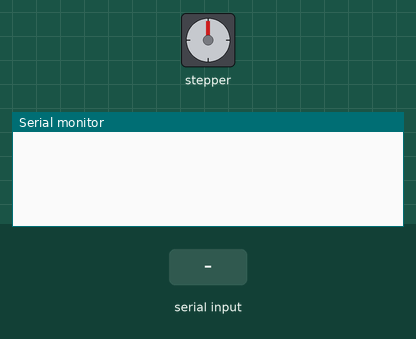
The sketch below on a simulated Arduino Uno, built with avr-gcc and run on an emulated ATmega328P. On the bench: stepper motor, the last lines printed to the serial monitor. Wiring (inferred from the names in the program): stepper motor driver (200 steps per turn assumed): step pin 3; direction pin 2. The test bench sets the inputs (shaded band).

Above: at 1.2 s.
1.3 s: "1\n" received over Serial
At 2.5 s:
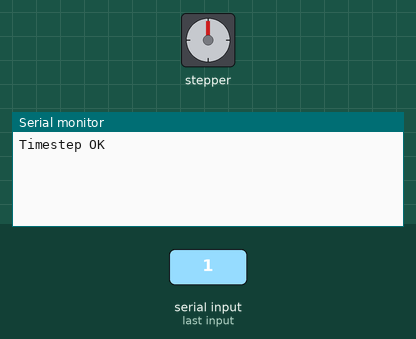
2.8 s: "0\n" received over Serial
At 3.8 s:
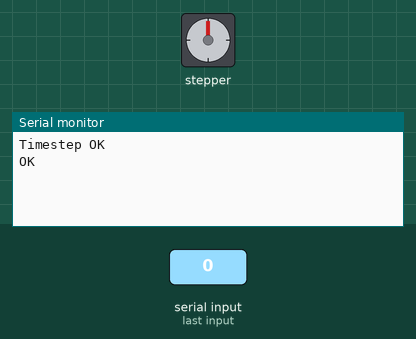

The sketch:

StepperMotor.ino
```cpp
#define directionPin 2
#define stepPin 3

#define factor_of_precision 100000

// 200 steps = 1 revolution = 6.9 cm of shake table movement
const int pulse_per_revolution = 20000;
const int base_steps_per_revolution = 200;
const double speed_scale_factor = pulse_per_revolution/base_steps_per_revolution;
const double disp_scale_factor = speed_scale_factor;

// Calculate how many steps per cm
const double num_steps_per_cm = base_steps_per_revolution/6.9;

double start_position = 0.0;
double end_position = 0.0;
double time_step_ms = 0.0;

unsigned long previousMillis = 0;
int minMillis = 50;

void setup()
{
  pinMode(directionPin, OUTPUT);
  pinMode(stepPin, OUTPUT);
  Serial.begin(500000);
}

void loop()
{
  unsigned long currentMillis = millis();

  if (time_step_ms == 0.0 && Serial.available() > 0)
  {
    String receivedTimeData = Serial.readStringUntil('\n'); // Read until '\n'
    receivedTimeData.trim(); // Remove any whitespace or extra characters

    int startIndex = 0;
    while (startIndex < receivedTimeData.length() && !isdigit(receivedTimeData[startIndex])) {
        startIndex++; // Skip over non-numeric characters
    }

    // If we found a numeric character, extract the numeric portion of the string
    if (startIndex < receivedTimeData.length()) {
        receivedTimeData = receivedTimeData.substring(startIndex); // Keep the part from the first digit onwards
    }

    time_step_ms = receivedTimeData.toDouble();

    if (time_step_ms != 0.0) {
        Serial.println("Timestep OK"); // Send acknowledgment
    } else {
        Serial.println("Invalid Data");
    }

    return;
  }

  if(time_step_ms >= 10)
  {
    minMillis = 2; // If time steps >= 0.01 s
  }
  else
  {
    minMillis = 50; // If time steps < 0.01 s
  }

  if(currentMillis - previousMillis >= time_step_ms)
  {
    previousMillis = currentMillis;

    if (Serial.available() > 0)
    {
      // Read the incoming serial data
      String receivedData = Serial.readStringUntil('\n');
      receivedData.trim(); // Remove any trailing spaces or newline characters

      if (receivedData.length() > 0)
      {
        start_position = end_position;
        end_position = receivedData.toDouble();

        float displacement_cm = (end_position - start_position) / factor_of_precision;
        int num_steps = abs(displacement_cm * num_steps_per_cm) * disp_scale_factor;

        if (displacement_cm > 0)
        {
          digitalWrite(directionPin, LOW); // Clockwise
        }
        else if (displacement_cm < 0)
        {
          digitalWrite(directionPin, HIGH); // Counterclockwise
        }

        int step_delay = (time_step_ms * 1000) / (2 * num_steps * disp_scale_factor); // Microseconds
        step_delay = max(step_delay, minMillis);

        for (int i = 0; i < num_steps; i++)
        {
          digitalWrite(stepPin, HIGH);
          delayMicroseconds(step_delay);
          digitalWrite(stepPin, LOW);
          delayMicroseconds(step_delay);
        }
        Serial.println("OK"); // Acknowledge completion

        // // ----- For Testing -----
        // Serial.println(num_steps);
      }
      else
      {
        Serial.println("INVALID COMMAND");
      }
    }
    else
    {
      // Do nothing or handle idle behavior here
      delay(100); // Optional: small delay to prevent excessive CPU usage
    }
  }
}
```

Measured:
- after the input at 1.3 s, the serial monitor: prints a new line at once (image 1)
- after the input at 2.8 s, the serial monitor: prints a new line at once (image 2)
